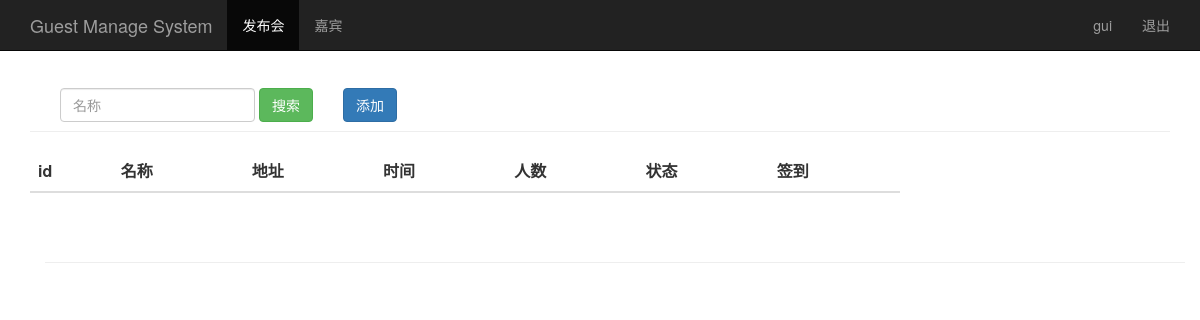
The app's page /event_manage/ (signed in), older data.
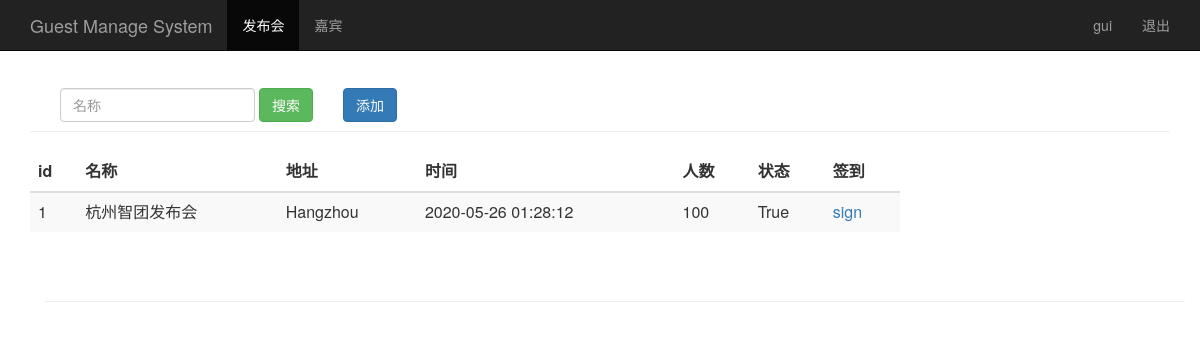
The same page, newer data.
### sign/models.py (models this page shows, shortened)
class Event(models.Model):
    name = models.CharField(max_length=100)             # Presentation title
    limit = models.IntegerField()                       # Attend number
    status = models.BooleanField()                      # Status
    address = models.CharField(max_length=200)          # Address
    start_time = models.DateTimeField('events time')    # Presentation date
    create_time = models.DateTimeField(auto_now=True)   #Create time (auto get)

### sign/views.py (the view)
# urls.py: path('event_manage/', views.event_manage),
@login_required
def event_manage(request):
    event_list = Event.objects.all()
    username = request.session.get('user', '') # Read browser session
    return render(request, "event_manage.html", {"user":username,"events": event_list})

### sign/templates/event_manage.html (shortened to what this page needs)
{% extends "base.html" %}
{% block content %}
    <nav class="navbar navbar-inverse navbar-fixed-top">
      <div class="container">
        <div class="navbar-header">
          <a class="navbar-brand" href="/event_manage/">Guest Manage System</a>
        </div>
        <div id="navbar" class="collapse navbar-collapse">
          <ul class="nav navbar-nav">
            <li class="active"><a href="#">发布会</a></li>
            <li><a href="/guest_manage/">嘉宾</a></li>
          </ul>
          <ul class="nav navbar-nav navbar-right">
           <li><a href="#">{{user}}</a></li>
           <li><a href="/logout/">退出</a></li>
         </ul>
        </div>
      </div>
    </nav>
    <div class="container theme-showcase" role="main">
      <div class="page-header" style="margin-top: 80px;">
        <div id="navbar" class="navbar-collapse collapse" style="float:left;">
          <form class="navbar-form" method="get" action="/search_name/">
            <div class="form-group">
              <input name="name" type="text" placeholder="名称" class="form-control">
            </div>
            <button type="submit" class="btn btn-success">搜索</button>
          </form>
        </div>
        <div "float:right;">
          <button type="submit" class="btn btn-primary" onclick="window.location.href='/add_event/'" style="margin-top: 8px;">添加</button>
        </div>
      </div>
      <div class="row" >
        <div class="col-md-6" style="width: 900px;">
          <table class="table table-striped">
            <thead>
              <tr>
                <th>id</th>
                <th>名称</th>
                <th>地址</th>
                <th>时间</th>
                <th>人数</th>
                <th>状态</th>
                <th>签到</th>
              </tr>
            </thead>
            <tbody>
              {% for event in events %}
                <tr>
                  <td>{{ event.id }}</td>
                  <td>{{ event.name }}</td>
                  <td>{{ event.address }}</td>
                  <td>{{ event.start_time | date:"Y-m-d H:i:s" }}</td>
                  <td>{{ event.limit }}</td>
                  <td>{{ event.status }}</td>
                  <td><a href="/sign_index/{{ event.id }}/"  target="{{ event.id }}_blank">sign</a></td>
                </tr>
             {% endfor %}
            </tbody>
          </table>
        </div>
      </div>
{% endblock %}

### sign/templates/base.html (shortened to what this page needs)
<html>
<head>
    <link href="https://cdn.staticfile.org/twitter-bootstrap/3.3.7/css/bootstrap.min.css" rel="stylesheet">
</head>
<body>
{% block content %}
{% endblock %}
    <div class="container theme-showcase" role="main">
      <div class="page-header">
      </div>
    </div>
</body>
</html>

Row changes from the older to the newer data that the page shows:
added Event: id "1", name "杭州智团发布会", address "Hangzhou", start_time "2020-05-26 01:28:12", limit "100", status "True"
